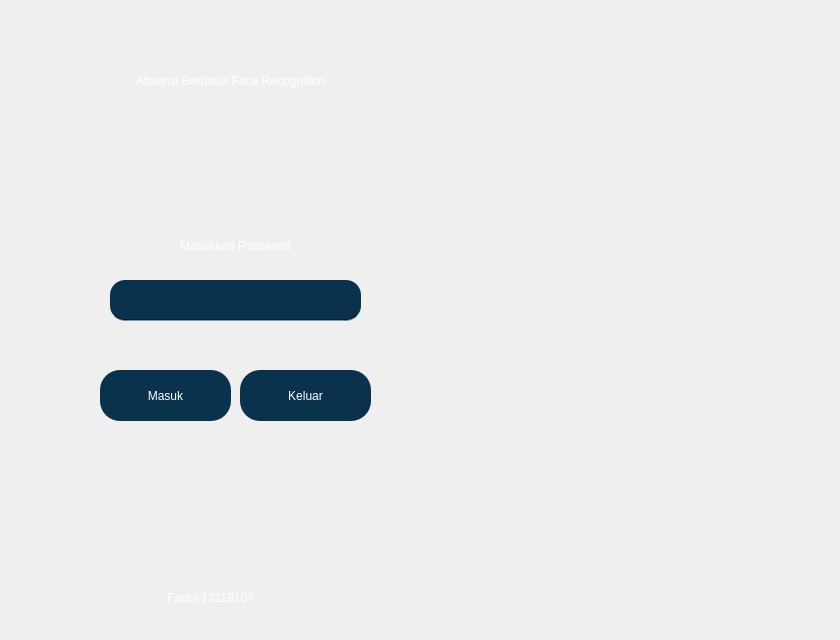
   <widget class="QWidget" name="tab">
    <attribute name="title">
     <string>Login</string>
    </attribute>
    <widget class="QLabel" name="label">
     <property name="geometry">
      <rect>
       <x>0</x>
       <y>0</y>
       <width>831</width>
       <height>631</height>
      </rect>
     </property>
     <property name="text">
      <string/>
     </property>
     <property name="pixmap">
      <pixmap>login.png</pixmap>
     </property>
     <property name="scaledContents">
      <bool>true</bool>
     </property>
     <property name="alignment">
      <set>Qt::AlignCenter</set>
     </property>
     <property name="wordWrap">
      <bool>true</bool>
     </property>
    </widget>
    <widget class="QLabel" name="label_2">
     <property name="geometry">
      <rect>
       <x>80</x>
       <y>30</y>
       <width>301</width>
       <height>101</height>
      </rect>
     </property>
     <property name="styleSheet">
      <string notr="true">color: rgb(255, 255, 255);
font: 75 24pt &quot;Times New Roman&quot;;
background-color: rgba(255, 255, 255, 0);</string>
     </property>
     <property name="text">
      <string>Absensi Berbasis Face Recognition</string>
     </property>
     <property name="scaledContents">
      <bool>false</bool>
     </property>
     <property name="alignment">
      <set>Qt::AlignCenter</set>
     </property>
     <property name="wordWrap">
      <bool>true</bool>
     </property>
    </widget>
    <widget class="QLabel" name="label_3">
     <property name="geometry">
      <rect>
       <x>140</x>
       <y>220</y>
       <width>191</width>
       <height>51</height>
      </rect>
     </property>
     <property name="styleSheet">
      <string notr="true">color: rgb(255, 255, 255);
font: 75 14pt &quot;Times New Roman&quot;;
background-color: rgba(255, 255, 255, 0);</string>
     </property>
     <property name="text">
      <string>Masukkan Password</string>
     </property>
     <property name="alignment">
      <set>Qt::AlignCenter</set>
     </property>
     <property name="wordWrap">
      <bool>true</bool>
     </property>
    </widget>
    <widget class="QLineEdit" name="PASSWORD">
     <property name="geometry">
      <rect>
       <x>110</x>
       <y>280</y>
       <width>251</width>
       <height>41</height>
      </rect>
     </property>
     <property name="styleSheet">
      <string notr="true">QLineEdit#PASSWORD {
	background-color: rgb(10, 50, 76);
	border-radius: 15px;	
	border-bottom: 2px solid rgb(0, 0, 0, 100);
	padding: 10px
}

QLineEdit#PASSWORD:hover {
	background-color: rgb(10, 60, 76);
	color : rgb(20, 255, 200)

}</string>
     </property>
     <property name="text">
      <string/>
     </property>
     <property name="echoMode">
      <enum>QLineEdit::Password</enum>
     </property>
    </widget>
    <widget class="QPushButton" name="LOGINBUTTON">
     <property name="geometry">
      <rect>
       <x>100</x>
       <y>370</y>
       <width>131</width>
       <height>51</height>
      </rect>
     </property>
     <property name="styleSheet">
      <string notr="true">QPushButton#LOGINBUTTON {
	font: 75 10pt &quot;Times New Roman&quot;;
	background-color: rgb(10, 50, 76);
	border-radius:20px;
	border-bottom: rgba(0,0,0,100);
	color: rgb(255, 255, 255);
}

QPushButton#LOGINBUTTON:hover {
	background-color: rgb(10, 60, 76);

}
</string>
     </property>
     <property name="text">
      <string>Masuk</string>
     </property>
    </widget>
    <widget class="QLabel" name="label_4">
     <property name="geometry">
      <rect>
       <x>140</x>
       <y>590</y>
       <width>141</width>
       <height>16</height>
      </rect>
     </property>
     <property name="styleSheet">
      <string notr="true">color: rgb(255, 255, 255);
font: 75 11pt &quot;Times New Roman&quot;;
background-color: rgba(255, 255, 255, 0);</string>
     </property>
     <property name="text">
      <string>Fadel-12119107</string>
     </property>
     <property name="alignment">
      <set>Qt::AlignCenter</set>
     </property>
     <property name="wordWrap">
      <bool>true</bool>
     </property>
    </widget>
    <widget class="QPushButton" name="CLOSEBUTTON">
     <property name="geometry">
      <rect>
       <x>240</x>
       <y>370</y>
       <width>131</width>
       <height>51</height>
      </rect>
     </property>
     <property name="styleSheet">
      <string notr="true">QPushButton#CLOSEBUTTON {
	font: 75 10pt &quot;Times New Roman&quot;;
	background-color: rgb(10, 50, 76);
	border-radius:20px;
	border-bottom: rgba(0,0,0,100);
	color: rgb(255, 255, 255);
}

QPushButton#CLOSEBUTTON:hover {
	background-color: rgb(10, 60, 76);

}
</string>
     </property>
     <property name="text">
      <string>Keluar</string>
     </property>
    </widget>
    <widget class="QLabel" name="LOGININFO">
     <property name="geometry">
      <rect>
       <x>100</x>
       <y>320</y>
       <width>261</width>
       <height>51</height>
      </rect>
     </property>
     <property name="styleSheet">
      <string notr="true">color: rgb(255, 255, 255);
font: 75 12pt &quot;Times New Roman&quot;;
background-color: rgba(255, 255, 255, 0);</string>
     </property>
     <property name="text">
      <string/>
     </property>
     <property name="scaledContents">
      <bool>false</bool>
     </property>
     <property name="alignment">
      <set>Qt::AlignCenter</set>
     </property>
     <property name="wordWrap">
      <bool>true</bool>
     </property>
    </widget>
   </widget>
